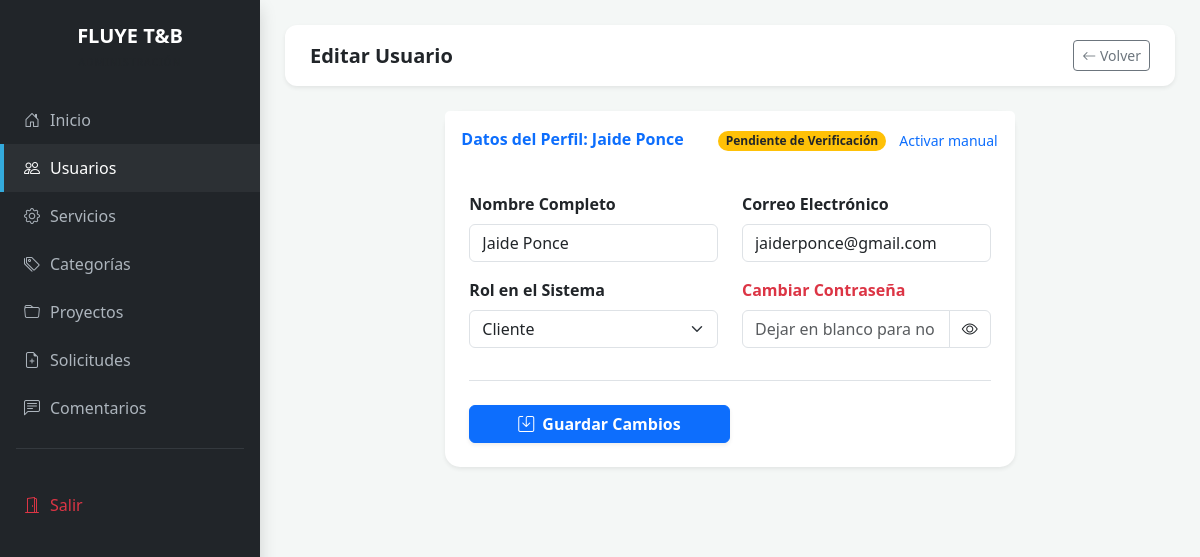
Screenshot of /editar_usuario.php?id=17 (signed in) with the database file from the repository.
### tables this page shows
CREATE TABLE `R_R_U` (
  `id_rol` int NOT NULL,
  `id_usuario` int NOT NULL
);

CREATE TABLE `Usuario` (
  `id_usuario` int NOT NULL,
  `nombre_usuario` varchar(100) DEFAULT NULL,
  `cedula` varchar(20) DEFAULT NULL,
  `correo` varchar(100) DEFAULT NULL,
  `password` varchar(255) DEFAULT NULL,
  `id_empresa` int DEFAULT NULL,
  `token_verificacion` varchar(255) DEFAULT NULL,
  `cuenta_activa` tinyint(1) DEFAULT '0'
);

CREATE TABLE `Roles` (
  `id_rol` int NOT NULL,
  `nombre_rol` varchar(50) DEFAULT NULL,
  `descripcion_rol` varchar(255) DEFAULT NULL
);

### editar_usuario.php (the view, shortened to what this page needs)
<?php
require_once 'conexion.php';
$id = isset($_GET['id']) ? intval($_GET['id']) : 0;
try {
    $stmt = $pdo->prepare("SELECT u.*, rru.id_rol FROM Usuario u LEFT JOIN R_R_U rru ON u.id_usuario = rru.id_usuario WHERE u.id_usuario = ?");
    $stmt->execute([$id]);
    $user = $stmt->fetch();
    $roles = $pdo->query("SELECT * FROM Roles")->fetchAll();
} catch (PDOException $e) {
    die("Error al cargar datos: " . $e->getMessage());
}
?>
<!DOCTYPE html>
<html lang="es">
<head>
    <link href="https://cdn.jsdelivr.net/npm/bootstrap@5.3.0/dist/css/bootstrap.min.css" rel="stylesheet">
    <link rel="stylesheet" href="https://cdn.jsdelivr.net/npm/bootstrap-icons@1.11.0/font/bootstrap-icons.css">
</head>
<body>
<div class="wrapper">
    <?php include 'sidebar.php'; ?>
    <div class="main-content">
        <div class="top-nav d-flex justify-content-between align-items-center shadow-sm">
            <div class="d-flex align-items-center gap-3">
                <h5 class="mb-0 fw-bold">Editar Usuario</h5>
            </div>
            <a href="usuarios.php" class="btn btn-outline-secondary btn-sm">
                <i class="bi bi-arrow-left"></i> Volver
            </a>
        </div>
        <div class="container-fluid">
            <div class="row justify-content-center">
                <div class="col-12 col-xl-8">
                    <div class="card form-card shadow-sm border-0">
                        <div class="card-header bg-white py-3 border-0 d-flex justify-content-between align-items-center">
                            <h6 class="m-0 fw-bold text-primary">Datos del Perfil: <?php echo htmlspecialchars($user['nombre_usuario']); ?></h6>
                            <div>
                                <?php if($user['cuenta_activa'] == 1): ?>
                                    <span class="badge bg-success rounded-pill">Cuenta Verificada</span>
                                <?php else: ?>
                                    <span class="badge bg-warning text-dark rounded-pill">Pendiente de Verificación</span>
                                    <a href="editar_usuario.php?id=<?php echo $id; ?>&activar=1" class="btn btn-link btn-sm text-decoration-none p-0 ms-2" onclick="return confirm('¿Activar cuenta manualmente?')">Activar manual</a>
                                <?php endif; ?>
                            </div>
                        </div>
                        <div class="card-body p-4">
                            <form method="POST">
                                <div class="row">
                                    <div class="col-md-6 mb-3">
                                        <label class="form-label fw-bold">Nombre Completo</label>
                                        <input type="text" name="nombre" class="form-control" value="<?php echo htmlspecialchars($user['nombre_usuario']); ?>" required>
                                    </div>
                                    <div class="col-md-6 mb-3">
                                        <label class="form-label fw-bold">Correo Electrónico</label>
                                        <input type="email" name="correo" class="form-control" value="<?php echo htmlspecialchars($user['correo']); ?>" required>
                                    </div>
                                </div>
                                <div class="row">
                                    <div class="col-md-6 mb-3">
                                        <label class="form-label fw-bold">Rol en el Sistema</label>
                                        <select name="id_rol" class="form-select">
                                            <?php foreach($roles as $r): ?>
                                                <option value="<?php echo $r['id_rol']; ?>" <?php echo ($r['id_rol'] == $user['id_rol']) ? 'selected' : ''; ?>>
                                                    <?php echo $r['nombre_rol']; ?>
                                                </option>
                                            <?php endforeach; ?>
                                        </select>
                                    </div>
                                    <div class="col-md-6 mb-4">
                                        <label class="form-label fw-bold text-danger">Cambiar Contraseña</label>
                                        <div class="input-group">
                                            <input type="password" name="pass" id="pass" class="form-control" placeholder="Dejar en blanco para no cambiar">
                                            <span class="input-group-text" onclick="togglePassword()">
                                                <i class="bi bi-eye" id="toggleIcon"></i>
                                            </span>
                                        </div>
                                    </div>
                                </div>
                                <div class="border-top pt-4 mt-2">
                                    <button type="submit" class="btn btn-primary px-5 fw-bold shadow-sm">
                                        <i class="bi bi-save me-2"></i>Guardar Cambios
                                    </button>
                                </div>
                            </form>
                        </div>
                    </div>
                </div>
            </div>
        </div>
    </div>
</div>
</body>
</html>

### editar_usuario.php (style rules this page uses)
body { background-color: #f4f7f6; margin: 0; }
.wrapper { display: flex; width: 100%; align-items: stretch; }
.main-content { flex: 1; padding: 25px; min-height: 100vh; min-width: 0; }
.top-nav { background: white; padding: 15px 25px; border-radius: 12px; margin-bottom: 25px; }
.form-card { border: none; border-radius: 15px; }
.input-group-text { cursor: pointer; background: white; }

### rows the page displays
r_r_u: id_usuario.nombre_usuario "Jaide Ponce", nombre "Jaide Ponce", correo "jaiderponce@gmail.com", id_rol "Cliente"
